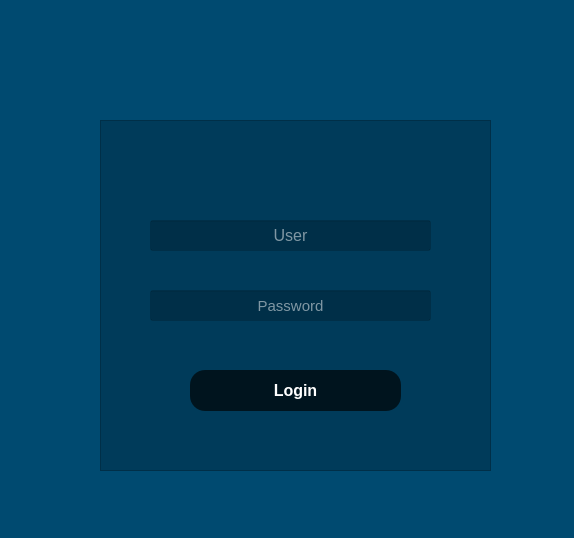
<?xml version="1.0" encoding="UTF-8"?>
<ui version="4.0">
 <class>MainWindow</class>
 <widget class="QMainWindow" name="MainWindow">
  <property name="geometry">
   <rect>
    <x>0</x>
    <y>0</y>
    <width>574</width>
    <height>538</height>
   </rect>
  </property>
  <property name="windowTitle">
   <string>MainWindow</string>
  </property>
  <property name="styleSheet">
   <string notr="true">background-color: rgb(0, 74, 112);</string>
  </property>
  <widget class="QWidget" name="Login">
   <widget class="QFrame" name="frame">
    <property name="geometry">
     <rect>
      <x>100</x>
      <y>120</y>
      <width>391</width>
      <height>351</height>
     </rect>
    </property>
    <property name="styleSheet">
     <string notr="true">background-color: rgba(0, 0, 0, 0.2);</string>
    </property>
    <property name="frameShape">
     <enum>QFrame::StyledPanel</enum>
    </property>
    <property name="frameShadow">
     <enum>QFrame::Raised</enum>
    </property>
    <widget class="QLineEdit" name="txt_user">
     <property name="geometry">
      <rect>
       <x>50</x>
       <y>100</y>
       <width>281</width>
       <height>31</height>
      </rect>
     </property>
     <property name="font">
      <font>
       <pointsize>12</pointsize>
      </font>
     </property>
     <property name="styleSheet">
      <string notr="true">color: rgb(255, 255, 255)</string>
     </property>
     <property name="text">
      <string/>
     </property>
     <property name="alignment">
      <set>Qt::AlignCenter</set>
     </property>
     <property name="placeholderText">
      <string>User</string>
     </property>
    </widget>
    <widget class="QPushButton" name="btn_login">
     <property name="geometry">
      <rect>
       <x>90</x>
       <y>250</y>
       <width>211</width>
       <height>41</height>
      </rect>
     </property>
     <property name="font">
      <font>
       <pointsize>12</pointsize>
       <weight>75</weight>
       <bold>true</bold>
      </font>
     </property>
     <property name="cursor">
      <cursorShape>PointingHandCursor</cursorShape>
     </property>
     <property name="toolTipDuration">
      <number>1</number>
     </property>
     <property name="styleSheet">
      <string notr="true">QPushButton{
	color: rgb(255, 255, 255);
	border-radius: 15px;
	font-size: 16px;
	background-color:rgb(0, 20, 30);
}

QPushButton:hover{
	background-color: #fff;
	color: black;
}</string>
     </property>
     <property name="text">
      <string>Login</string>
     </property>
    </widget>
    <widget class="QLineEdit" name="txt_password">
     <property name="geometry">
      <rect>
       <x>50</x>
       <y>170</y>
       <width>281</width>
       <height>31</height>
      </rect>
     </property>
     <property name="font">
      <font>
       <pointsize>11</pointsize>
      </font>
     </property>
     <property name="styleSheet">
      <string notr="true">color: rgb(255, 255, 255);</string>
     </property>
     <property name="text">
      <string/>
     </property>
     <property name="echoMode">
      <enum>QLineEdit::Password</enum>
     </property>
     <property name="alignment">
      <set>Qt::AlignCenter</set>
     </property>
     <property name="placeholderText">
      <string>Password</string>
     </property>
    </widget>
   </widget>
   <widget class="QLabel" name="label">
    <property name="geometry">
     <rect>
      <x>210</x>
      <y>20</y>
      <width>161</width>
      <height>121</height>
     </rect>
    </property>
    <property name="cursor">
     <cursorShape>IBeamCursor</cursorShape>
    </property>
    <property name="styleSheet">
     <string notr="true"/>
    </property>
    <property name="frameShape">
     <enum>QFrame::NoFrame</enum>
    </property>
    <property name="frameShadow">
     <enum>QFrame::Plain</enum>
    </property>
    <property name="text">
     <string/>
    </property>
    <property name="textFormat">
     <enum>Qt::AutoText</enum>
    </property>
    <property name="pixmap">
     <pixmap>_imgs/icon_title.png</pixmap>
    </property>
    <property name="scaledContents">
     <bool>true</bool>
    </property>
    <property name="alignment">
     <set>Qt::AlignCenter</set>
    </property>
    <property name="wordWrap">
     <bool>false</bool>
    </property>
    <property name="openExternalLinks">
     <bool>false</bool>
    </property>
   </widget>
   <zorder>label</zorder>
   <zorder>frame</zorder>
  </widget>
 </widget>
 <resources/>
 <connections/>
</ui>
